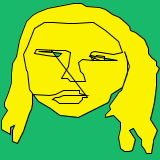
Frame 1 (no input)
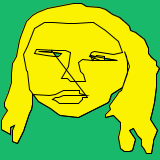
Frame 2 (the mouse pressed at the canvas centre, redrawn once)

The Processing sketch that drew these frames (run headless with seeded random() and noise(); the mouse was pressed at the canvas centre and the sketch redrawn once):

// Processing sketch: processing_46572
// ── processing_46572.pde

void setup() {

 size(160, 160);
 noLoop();
 smooth();
  
background (#18B96A);
fill (#FAF200);
 

}

void draw() { perfil(); // perfil normal save("tuperfil.jpg");

}


void perfil(){ beginShape();


vertex(87,97); vertex(82,97); vertex(82,99); vertex(78,103); vertex(71,103); vertex(68,103); vertex(60,103); vertex(59,103); vertex(55,100); vertex(52,99); vertex(55,97); vertex(58,97); vertex(63,95); vertex(64,95); vertex(72,95); vertex(77,95); vertex(81,95); vertex(86,95); vertex(86,95); vertex(79,93); vertex(79,90); vertex(75,90); vertex(68,90); vertex(63,90); vertex(57,93); vertex(55,94); vertex(49,95); vertex(32,94); vertex(32,104); vertex(31,109); vertex(29,113); vertex(23,131); vertex(19,139); vertex(17,143); vertex(12,141); vertex(12,130); vertex(14,125); vertex(10,127); vertex(10,134); vertex(1,129); vertex(1,120); vertex(3,116); vertex(7,110); vertex(4,106); vertex(4,102); vertex(8,92); vertex(11,82); vertex(11,73); vertex(12,63); vertex(16,56); vertex(19,40); vertex(21,34); vertex(26,21); vertex(32,15); vertex(37,12); vertex(47,8); vertex(47,8); vertex(73,3); vertex(81,3); vertex(86,6); vertex(99,7); vertex(105,9); vertex(112,14); vertex(119,17); vertex(126,23); vertex(129,26); vertex(130,30); vertex(135,32); vertex(144,39); vertex(144,39); vertex(148,48); vertex(148,53); vertex(151,57); vertex(156,61); vertex(156,65); vertex(159,68); vertex(156,74); vertex(156,86); vertex(156,86); vertex(154,102); vertex(152,111); vertex(150,119); vertex(157,130); vertex(153,140); vertex(153,142); vertex(151,153); vertex(147,153); vertex(146,153); vertex(144,149); vertex(141,145); vertex(141,139); vertex(137,135); vertex(133,128); vertex(129,130); vertex(135,139); vertex(132,150); vertex(129,151); vertex(124,151); vertex(120,148); vertex(118,137); vertex(120,128); vertex(120,122); vertex(113,115); vertex(105,117); vertex(105,114); vertex(110,109); vertex(109,106); vertex(109,105); vertex(117,94); vertex(118,92); vertex(121,90); vertex(127,73); vertex(127,62); vertex(126,56); vertex(124,51); vertex(129,66); vertex(122,87); vertex(111,94); vertex(109,100); vertex(108,102); vertex(88,112); vertex(78,117); vertex(60,115); vertex(58,114); vertex(50,108); vertex(38,101); vertex(38,101); vertex(29,89); vertex(27,71); vertex(26,70); vertex(23,54); vertex(27,46); vertex(34,28); vertex(44,22); vertex(53,22); vertex(67,23); vertex(75,23); vertex(90,22); vertex(93,22); vertex(105,30); vertex(118,41); vertex(122,52); vertex(113,54); vertex(94,51); vertex(91,52); vertex(89,56); vertex(100,60); vertex(110,60); vertex(117,60); vertex(100,57); vertex(90,55); vertex(92,60); vertex(96,55); vertex(104,56); vertex(104,60); vertex(92,60); vertex(82,59); vertex(78,62); vertex(80,71); vertex(83,74); vertex(85,81); vertex(80,81); vertex(70,81); vertex(67,78); vertex(61,78); vertex(68,66); vertex(70,52); vertex(65,50); vertex(56,50); vertex(36,49); vertex(34,53); vertex(46,55); vertex(54,56); vertex(58,56); vertex(61,53); vertex(46,51); vertex(38,51); vertex(51,52); vertex(51,50); vertex(87,97);

endShape(); }     
                
